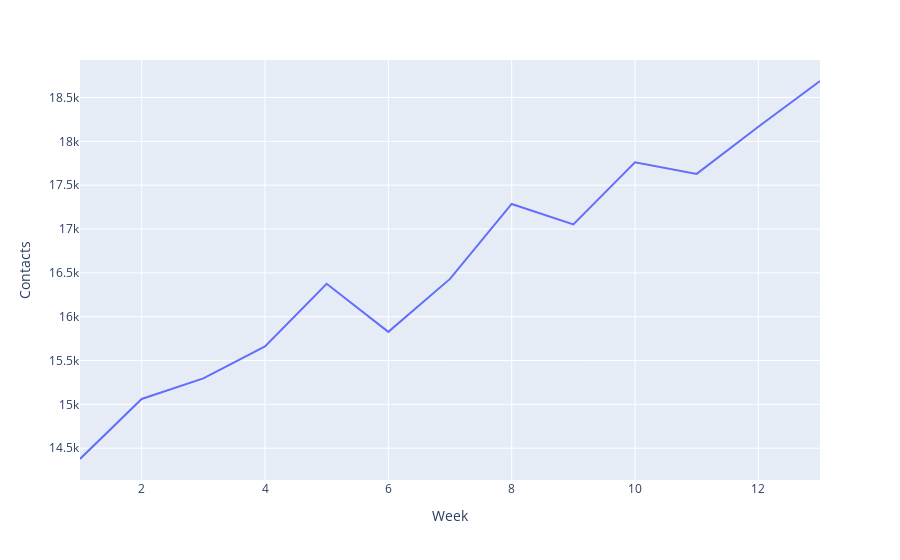

Notebook source saved alongside this figure:
### Code cell
fig6 = px.line(df_4.sort_values(by = "Week"), x="Week", y="Contacts")
fig6.show()

### Figure 1 — Plotly figure (JSON) as saved in the notebook; plotly's stock layout.template omitted (floating-point values rounded to 4 significant figures)
{"data": [{"hovertemplate": "Week=%{x}<br>Contacts=%{y}<extra></extra>", "legendgroup": "", "line": {"color": "#636efa", "dash": "solid"}, "marker": {"symbol": "circle"}, "mode": "lines", "name": "", "orientation": "v", "showlegend": false, "type": "scatter", "x": [1, 2, 3, 4, 5, 6, 7, 8, 9, 10, 11, 12, 13], "xaxis": "x", "y": [14377, 15062, 15297, 15661, 16375, 15827, 16431, 17286, 17052, 17760, 17629, 18166, 18688], "yaxis": "y"}], "layout": {"legend": {"tracegroupgap": 0}, "margin": {"t": 60}, "xaxis": {"anchor": "y", "domain": [0, 1], "title": {"text": "Week"}}, "yaxis": {"anchor": "x", "domain": [0, 1], "title": {"text": "Contacts"}}}}
